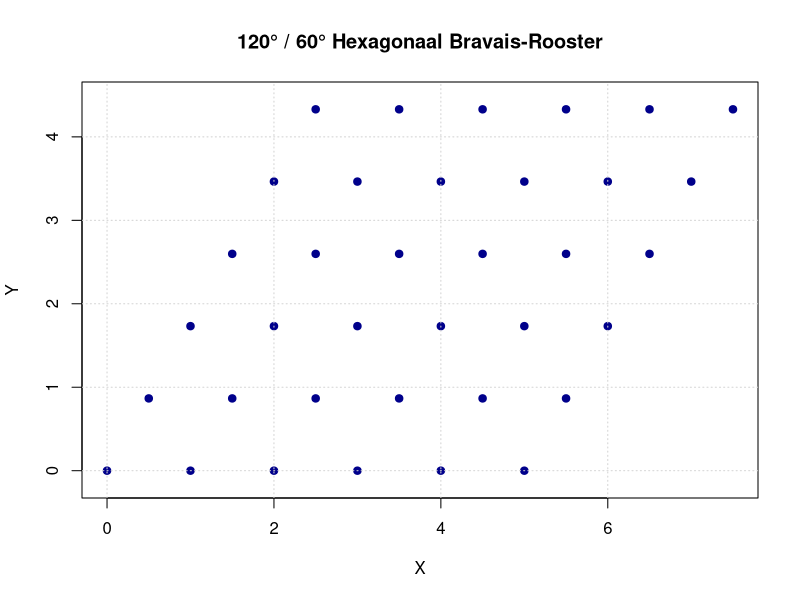
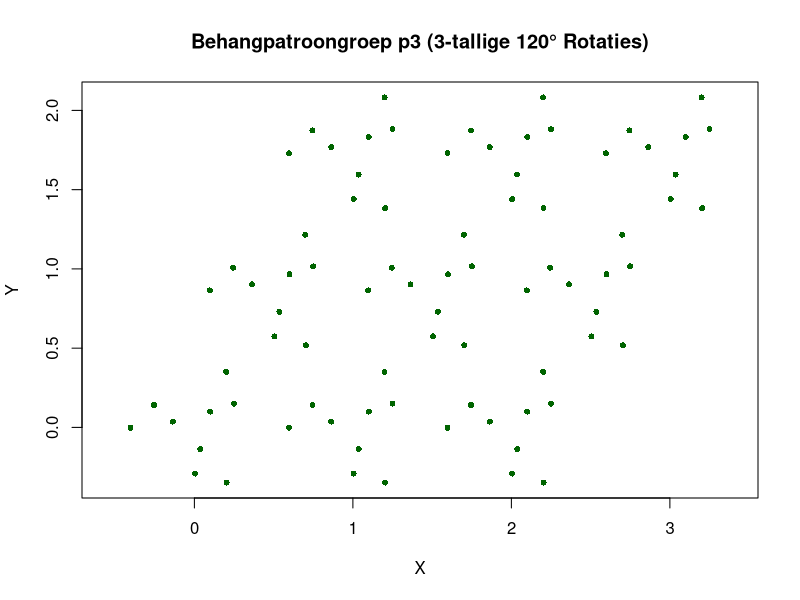
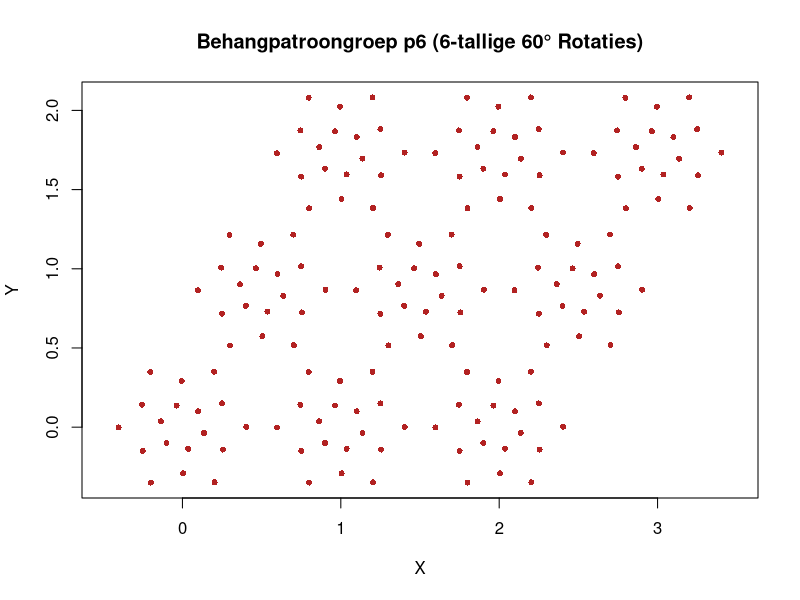

These charts were generated, in order, by the following R code:
# ==============================================================================
# R-SCRIPT: 120° / 60° Hexagonaal Rooster & Symmetriepatronen (p3 & p6)
# ==============================================================================

# --- DEEL 1: Rotatiematrices voor 120° en 60° ---------------------------------

#' Maakt een 2D-rotatiematrix voor een gegeven hoek in graden
rot_matrix <- function(angle_deg) {
  rad <- angle_deg * pi / 180
  matrix(c(cos(rad), sin(rad), -sin(rad), cos(rad)), nrow = 2, ncol = 2)
}

# --- DEEL 2: Genereren van het Hexagonale Raster (60° / 120°) -----------------

#' Genereert de knooppunten van een 60°/120° hexagonaal rooster
generate_hex_grid <- function(nx = 5, ny = 5) {
  # Roostervectoren (a1 langs X-as, a2 onder 60°)
  a1 <- c(1, 0)
  a2 <- c(cos(pi/3), sin(pi/3)) # (0.5, sqrt(3)/2)
  
  grid_points <- expand.grid(i = 0:(nx - 1), j = 0:(ny - 1))
  
  coords <- t(apply(grid_points, 1, function(row) {
    row["i"] * a1 + row["j"] * a2
  }))
  
  colnames(coords) <- c("x", "y")
  return(as.data.frame(coords))
}

# --- DEEL 3: p3 Symmetriegroep Generator (120° Rotaties, 3-tallig) -------------

#' Genereert een p3-patroon op een hexagonaal rooster (120° rotaties)
generate_p3_pattern <- function(motif, nx = 3, ny = 3) {
  motif <- as.matrix(motif)
  
  # 3 rotatievarianten: 0°, 120°, 240°
  R0   <- rot_matrix(0)
  R120 <- rot_matrix(120)
  R240 <- rot_matrix(240)
  
  rot0   <- motif %*% t(R0)
  rot120 <- motif %*% t(R120)
  rot240 <- motif %*% t(R240)
  
  unit_cell <- rbind(rot0, rot120, rot240)
  
  # Transleerde cel over het hexagonale rooster
  a1 <- c(1, 0)
  a2 <- c(0.5, sqrt(3)/2)
  
  all_pts <- data.frame()
  for (i in 0:(nx - 1)) {
    for (j in 0:(ny - 1)) {
      offset <- i * a1 + j * a2
      translated <- sweep(unit_cell, 2, offset, "+")
      all_pts <- rbind(all_pts, data.frame(x = translated[,1], y = translated[,2]))
    }
  }
  return(all_pts)
}

# --- DEEL 4: p6 Symmetriegroep Generator (60° Rotaties, 6-tallig) --------------

#' Genereert een p6-patroon op een hexagonaal rooster (60° rotaties)
generate_p6_pattern <- function(motif, nx = 3, ny = 3) {
  motif <- as.matrix(motif)
  
  # 6 rotatievarianten: 0°, 60°, 120°, 180°, 240°, 300°
  rotations <- lapply(seq(0, 300, by = 60), function(angle) {
    motif %*% t(rot_matrix(angle))
  })
  
  unit_cell <- do.call(rbind, rotations)
  
  a1 <- c(1, 0)
  a2 <- c(0.5, sqrt(3)/2)
  
  all_pts <- data.frame()
  for (i in 0:(nx - 1)) {
    for (j in 0:(ny - 1)) {
      offset <- i * a1 + j * a2
      translated <- sweep(unit_cell, 2, offset, "+")
      all_pts <- rbind(all_pts, data.frame(x = translated[,1], y = translated[,2]))
    }
  }
  return(all_pts)
}

# --- DEEL 5: DEMONSTRATIE & VISUALISATIE --------------------------------------

# 1. Genereer het hexagonale netwerk
hex_grid <- generate_hex_grid(nx = 6, ny = 6)

# Plot 1: Het 60°/120° Hexagonale Knoop-Rooster
plot(hex_grid$x, hex_grid$y, col = "darkblue", pch = 19, asp = 1,
     main = "120° / 60° Hexagonaal Bravais-Rooster",
     xlab = "X", ylab = "Y")
grid()

# 2. Definieer een asymmetrisch basismotief
motif_demo <- matrix(c(0.1, 0.1,  0.25, 0.15,  0.2, 0.35), ncol = 2, byrow = TRUE)

# 3. Genereer p3 (120°) en p6 (60°) patronen
p3_pts <- generate_p3_pattern(motif = motif_demo, nx = 3, ny = 3)
p6_pts <- generate_p6_pattern(motif = motif_demo, nx = 3, ny = 3)

# Plot 2: p3 Patroon (120° Rotaties)
dev.new()
plot(p3_pts$x, p3_pts$y, col = "darkgreen", pch = 16, cex = 0.8, asp = 1,
     main = "Behangpatroongroep p3 (3-tallige 120° Rotaties)",
     xlab = "X", ylab = "Y")

# Plot 3: p6 Patroon (60° Rotaties)
dev.new()
plot(p6_pts$x, p6_pts$y, col = "firebrick", pch = 16, cex = 0.8, asp = 1,
     main = "Behangpatroongroep p6 (6-tallige 60° Rotaties)",
     xlab = "X", ylab = "Y")
